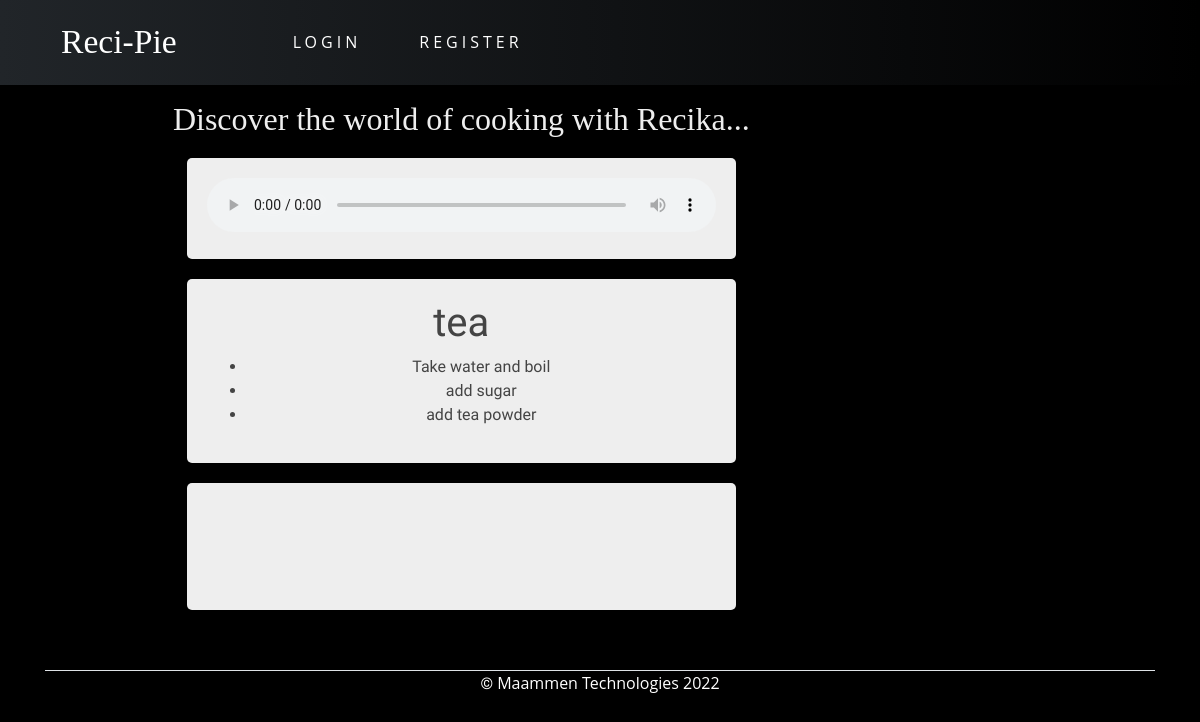
/play/192/, run on the app's committed database.
### blog/models.py (models this page shows)
class Recipe(models.Model):
    name = models.CharField(max_length=200)
    date_posted = models.DateTimeField(default=timezone.now)
    author = models.ForeignKey(User, on_delete=models.CASCADE)

class RecipeInstruction(models.Model):
    r_id = models.ForeignKey(Recipe,on_delete=models.CASCADE)
    time_stamp = models.CharField(max_length=8)
    seq_no = models.IntegerField()
    instruction = models.CharField(max_length=200)
    class Meta:
        constraints = [
            models.UniqueConstraint(
                fields=['r_id', 'seq_no'], name='r_seq'
            )
        ]

### blog/views.py (the view)
# urls.py: path('play/<int:r_id>/',view=views.play,name="playss"),
def play(request,r_id):
    recipe = Recipe.objects.get(id=r_id)
    v_data = RecipeInstruction.objects.filter(r_id=r_id)
    v_data = list(v_data)
    v_data.sort(key=lambda x: x.seq_no)
    filename=converter(v_data)
    context={"filepath":"/media/"+filename,"instructions":v_data, "recipe":recipe}
    return render(request,"blog/play.html",context)

### services/google.py (called while the page is built)
def converter(v_data,language = 'en'):
    for i in v_data:
        instruction=i.instruction
        myobj = gTTS(text=instruction, lang=language, slow=False)
        name=str(i.r_id_id)+str(i.seq_no)
        myobj.save("media/"+name+".mp3")
    second_of_silence = AudioSegment.silent(duration=1000)
    recipe_voice = AudioSegment.from_mp3("media/"+str(v_data[0].r_id_id)+"1.mp3")
    first_instruction = v_data[0]
    v_data=v_data[1:]
    for i in v_data:
        voice = AudioSegment.from_mp3("media/"+str(i.r_id_id)+str(i.seq_no)+".mp3")
        hours,min,sec = [int( x ) for x in i.time_stamp.split(":")]
        milisec=(hours*3600+min*60+sec)*1000
        silence = AudioSegment.silent(duration=milisec)
        recipe_voice += silence+voice
    recipe_voice.export("media/recpie"+str(first_instruction.r_id_id)+".mp3")
    return "recpie"+str(first_instruction.r_id_id)+".mp3"

### blog/templates/blog/play.html (shortened to what this page needs)
{% extends 'blog/base.html' %}
{% load crispy_forms_tags %}
{% block content %}
<div class="main">
    <h2>Discover the world of cooking with Recika...</h2>
    <div class="container-audio">
        <audio controls  loop autoplay>
            <source src={{ filepath }} type="audio/mp3">
        </audio>
    </div>
    <div class="container-audio">
        <h1>{{recipe.name}}</h1>
        <ul>
            {% for i in instructions %}
                <li>
                    {{i.instruction}}
                </li>
            {% endfor  %}
        </ul>
    </div>
    <div class="container-audio">
        <div class="colum1">
            <div class="row"></div>
        </div>
        <div class="colum1">
            <div class="row"></div>
        </div>
        <div class="colum1">
            <div class="row"></div>
        </div>
        <div class="colum1">
            <div class="row"></div>
        </div>
        <div class="colum1">
            <div class="row"></div>
        </div>
        <div class="colum1">
            <div class="row"></div>
        </div>
        <div class="colum1">
            <div class="row"></div>
        </div>
        <div class="colum1">
            <div class="row"></div>
        </div>
        <div class="colum1">
            <div class="row"></div>
        </div>
        <div class="colum1">
            <div class="row"></div>
        </div>
        <div class="colum1">
            <div class="row"></div>
        </div>
        <div class="colum1">
            <div class="row"></div>
        </div>
        <div class="colum1">
            <div class="row"></div>
        </div>
    </div>
</div>
{% endblock content %}

### blog/static/blog/main.css (style rules this page uses)
.h1, h2, h3, h4, h5, h6, p { color: #212529; font-family: 'Open Sans', sans-serif; }

### blog/templates/blog/play.html (style rules this page uses)
* { font-family: 'Allerta', arial, Tahoma; box-sizing: border-box; }
body { background: black; position: center; text-align:center; color:#fff; }
h2 { color: #eee; font-family: cursive; }
.container-audio { width: 66%; height: auto; padding: 20px; border-radius: 5px; background-color: #eee; color: #444; margin: 20px auto; overflow: hidden; }
audio { width:100%; }
.container-audio .colum1 { width: 23px; height: 5em; border-radius: 5px; margin: 0 10px 0 0; display: inline-block; position: relative; }
.container-audio .colum1:last-child { margin: 0; }
.container-audio .colum1 .row { width: 100%; height: 100%; border-radius: 5px; background: linear-gradient(to up, #7700aa, #8800ff); position: absolute; -webkit-animation: Rofa 10s infinite ease-in-out; animation: Rofa 10s infinite ease-in-out; bottom: 0; }
.container-audio .colum1:nth-of-type(1) .row { -webkit-animation-delay: 3.99s; animation-delay: 3.99s; }
.container-audio .colum1:nth-of-type(2) .row { -webkit-animation-delay: 3.80s; animation-delay: 3.80s; }
.container-audio .colum1:nth-of-type(3) .row { -webkit-animation-delay: 3.70s; animation-delay: 3.70s; }
.container-audio .colum1:nth-of-type(4) .row { -webkit-animation-delay: 3.60s; animation-delay: 3.60s; }
.container-audio .colum1:nth-of-type(5) .row { -webkit-animation-delay: 3.50s; animation-delay: 3.50s; }
.container-audio .colum1:nth-of-type(6) .row { -webkit-animation-delay: 3.40s; animation-delay: 3.40s; }
.container-audio .colum1:nth-of-type(7) .row { -webkit-animation-delay: 3.30s; animation-delay: 3.30s; }
.container-audio .colum1:nth-of-type(8) .row { -webkit-animation-delay: 3.20s; animation-delay: 3.20s; }
.container-audio .colum1:nth-of-type(9) .row { -webkit-animation-delay: 3.10s; animation-delay: 3.10s; }
.container-audio .colum1:nth-of-type(10) .row { -webkit-animation-delay: 2.1s; animation-delay: 2.1s; }
.container-audio .colum1:nth-of-type(11) .row { -webkit-animation-delay: 2.1s; animation-delay: 2.1s; }
.container-audio .colum1:nth-of-type(12) .row { -webkit-animation-delay: 2.10s; animation-delay: 2.10s; }
.container-audio .colum1:nth-of-type(13) .row { -webkit-animation-delay: 2.20s; animation-delay: 2.20s; }

### data on the page
Recipe: name "tea"
RecipeInstruction: instruction "Take water and boil"
RecipeInstruction: instruction "add sugar"
RecipeInstruction: instruction "add tea powder"
